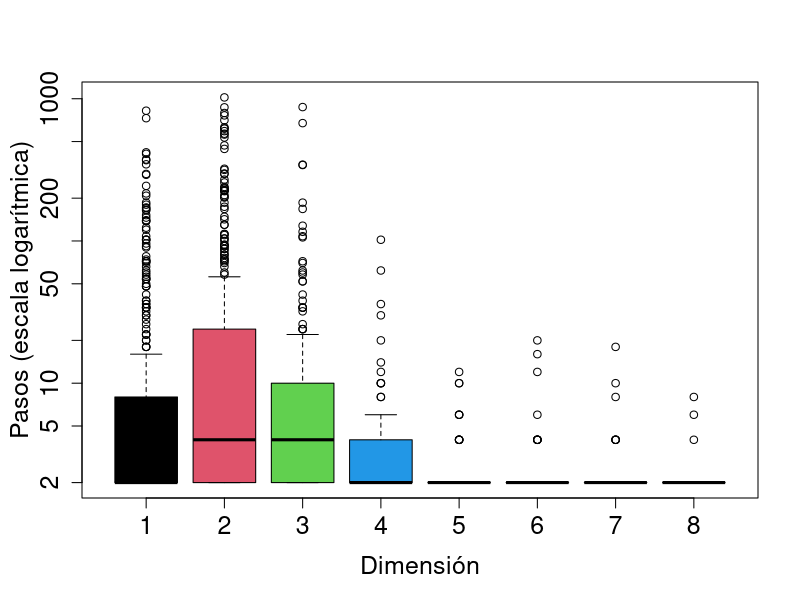

Write the R code that produced this figure.
repeticiones=500
paso=function(pos,dim){
  d=sample(1:dim,1)
  if (runif(1)<0.5){
    pos[d]=pos[d]-1
  } else{
    pos[d]=pos[d]+1
  }
  return(pos)
}


experimento <- function(largo,dim) {
  pos = rep(0,dim)
  for (i in 1:largo){
    pos = paso(pos,dim)
    if(all(pos[1:dim]==0)){
      return(i)
      break()
    }
  }
  if(!(all(pos[1:dim]==0))){
    return(Inf)
  }
}
datos <-  data.frame()
total<-c()



for(e in 5:10){
  largo=2**e
for (dimension in 1:8){
  total[1]<-largo
  total[2]<-dimension
  for (i in 1:repeticiones){
  total[i+2]<-experimento(largo,dimension)
}
  datos<-rbind(datos,total)
  colnames(datos)<-c("Longitud", "Dimension",c(1:repeticiones))
}
}

l<-list()

for(i in 1:48){
  l[[i]]<-datos[i,3:(repeticiones+2)]
  l[[i]]<- l[[i]][l[[i]]<Inf]
    }

barras<-function(dim){
  regresos<-c()
  for(n in 1:6){
    regresos[n]<-length(l[[8*n-(8-dim)]])
  }
#  barplot(regresos, names.arg =c(32,64,128,256,512,1024), xlab="Longitud de la caminata", 
#         ylab="Cantidad de veces que regresó", col=palette("Pastel 2"))
  barplot((regresos/repeticiones)*100, names.arg =c(32,64,128,256,512,1024), xlab="Longitud de la caminata", 
          ylab="", col=palette("Pastel 2"), cex.axis = 1.5, cex.lab = 1.5)
  title(ylab="Porcentaje de las veces que regresó", mgp=c(2.5,1,0), cex.lab=1.5)
  return(regresos)
  }

box<-function(largo){
  regresos<-list()
  pasos<-c()
  for(n in 1:8){
    regresos[[n]]<-l[[n+8*(largo-1)]]
    pasos[n]<-length(regresos[[n]])
  }
  boxplot(regresos, names.arg=c(1:8), col = palette("Pastel 2"), log="y", xlab="Dimensión",
          ylab="", cex.axis=1.5, cex.lab=1.5)
  title(ylab="Pasos (escala logarítmica)", mgp=c(2.5,1,0), cex.lab=1.5)
  return(pasos)
}



png(file="Largo1024-pasos.png",
    width=3000, height=2600, res = 400)
    box(6)
dev.off()
